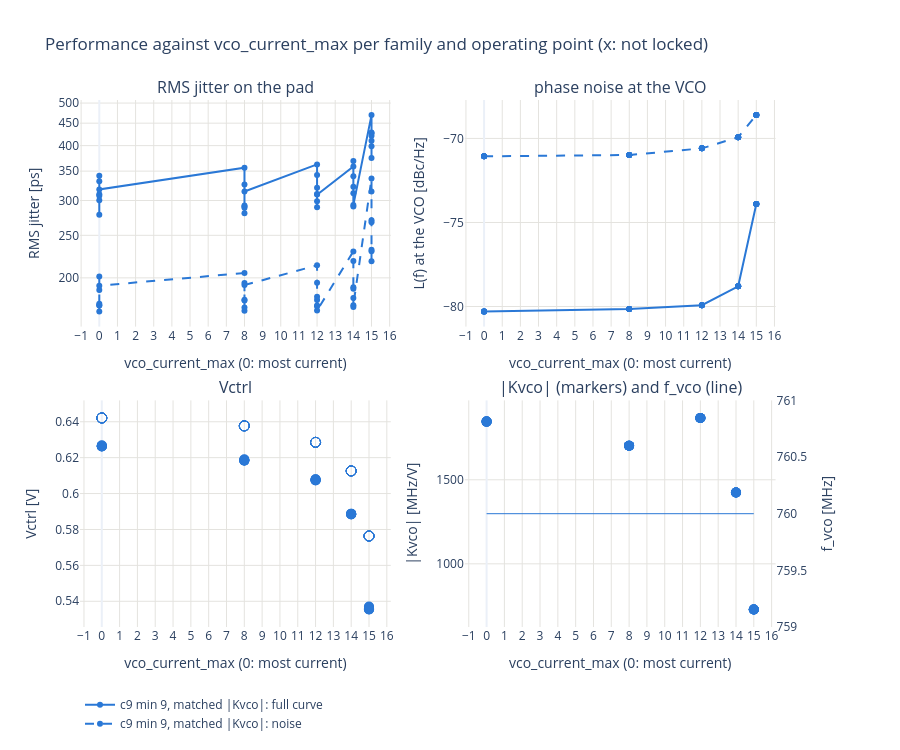

The notebook cell saved with this chart:
### Code cell
# Performance against vco_current_max, one colour per coarse / min family and operating point (within one only the
# max code and the frequency change). Top left: RMS jitter on the pad (solid: full curve, dashed: noise part). Top
# right: the full curve at 10 kHz (solid) and 1 MHz (dashed), referred to the VCO. Bottom left: Vctrl (filled:
# measured, open: predicted by the table). Bottom right: |Kvco| (measured for step 3, else the table's prediction) and
# f_vco of each setting. Table: rank correlation of the jitter with vco_current_max, Vctrl, |Kvco| and f_vco.
FAMILY_COLORS = ["#2a78d6", "#eb6834", "#1baf7a", "#eda100", "#e87ba4", "#4a3aa7"]
fig = make_subplots(rows=2, cols=2, horizontal_spacing=0.1, vertical_spacing=0.14,
                    specs=[[{}, {}], [{}, {"secondary_y": True}]],
                    subplot_titles=("RMS jitter on the pad", "phase noise at the VCO", "Vctrl",
                                    "|Kvco| (markers) and f_vco (line)"))
all_families = all_runs.groupby(FAMILY_COLS, sort=False)
for i, ((op_point, coarse, cur_min), fam_all) in enumerate(all_families):
    color = FAMILY_COLORS[i % len(FAMILY_COLORS)]
    fam = runs[(runs["op_point"] == op_point) & (runs["vco_tune_coarse"] == coarse)
               & (runs["vco_current_min"] == cur_min)]
    label = f"c{coarse:.0f} min {cur_min:.0f}, {op_point}"
    for col, dash, what in (("time_jitter_trace_ps", "solid", "full curve"), ("time_jitter_noise_ps", "dash", "noise")):
        fig.add_scatter(x=fam["vco_current_max"], y=fam[col], mode="lines+markers", name=f"{label}: {what}",
                        legendgroup=label, line=dict(color=color, dash=dash), row=1, col=1,
                        hovertemplate="max %{x}: %{y:.1f} ps<extra>" + f"{label}, {what}" + "</extra>")
    for f, dash in ((1e4, "solid"), (1e6, "dash")):
        fig.add_scatter(x=fam["vco_current_max"], y=fam[f"L_vco_{f:.0e}"], mode="lines+markers", showlegend=False,
                        legendgroup=label, line=dict(color=color, dash=dash), row=1, col=2,
                        hovertemplate="max %{x}: %{y:.1f} dBc/Hz<extra>" + f"{label}, L({f / 1e3:g} kHz)" + "</extra>")
    for col, symbol in (("vctrl_meas", "circle"), ("vctrl_pred", "circle-open")):
        fig.add_scatter(x=fam_all["vco_current_max"], y=fam_all[col], mode="markers", showlegend=False,
                        legendgroup=label, marker=dict(symbol=symbol, size=10, color=color), row=2, col=1,
                        hovertemplate="max %{x}: %{y:.3f} V<extra>" + f"{label}, {col}" + "</extra>")
    fig.add_scatter(x=fam_all["vco_current_max"], y=fam_all["kvco_plot"] / 1e6, mode="markers", showlegend=False,
                    legendgroup=label, row=2, col=2, secondary_y=False,
                    marker=dict(size=10, color=color, symbol=["circle" if l == 1 else "x" for l in fam_all["locked"]]),
                    hovertemplate="max %{x}: %{y:.0f} MHz/V<extra>" + label + "</extra>")
    fig.add_scatter(x=fam_all["vco_current_max"], y=fam_all["f_vco"] / 1e6, mode="lines", showlegend=False,
                    legendgroup=label, line=dict(color=color, width=1), row=2, col=2, secondary_y=True,
                    hovertemplate="max %{x}: %{y:.0f} MHz<extra>" + label + "</extra>")
fig.update_layout(title="Performance against vco_current_max per family and operating point (x: not locked)",
                  template="plotly_white", height=750, legend=dict(orientation="h", y=-0.12))
fig.update_xaxes(title="vco_current_max (0: most current)", dtick=1, gridcolor=GRID)
fig.update_yaxes(gridcolor=GRID)
fig.update_yaxes(title="RMS jitter [ps]", type="log", row=1, col=1)
fig.update_yaxes(title="L(f) at the VCO [dBc/Hz]", row=1, col=2)
fig.update_yaxes(title="Vctrl [V]", row=2, col=1)
fig.update_yaxes(title="|Kvco| [MHz/V]", row=2, col=2, secondary_y=False)
fig.update_yaxes(title="f_vco [MHz]", row=2, col=2, secondary_y=True, showgrid=False)
save(fig, "metrics_vs_current_max")

cols = ["time_jitter_trace_ps", "time_jitter_noise_ps", "time_jitter_spur_ps"] + [f"L_vco_{f:.0e}" for f in L_OFFSETS]
x_cols = ["vco_current_max", "vctrl_pred"] + (["vctrl_meas"] if HAS_SCOPE else []) + ["kvco_plot", "f_vco"]
runs[cols + x_cols].corr(method="spearman").loc[cols, x_cols].round(2)

### Figure 1 — Plotly figure (JSON) as saved in the notebook; plotly's stock layout.template omitted (floating-point values rounded to 4 significant figures)
{"data": [{"hovertemplate": "max %{x}: %{y:.1f} ps<extra>c9 min 9, matched |Kvco|, full curve</extra>", "legendgroup": "c9 min 9, matched |Kvco|", "line": {"color": "#2a78d6", "dash": "solid"}, "mode": "lines+markers", "name": "c9 min 9, matched |Kvco|: full curve", "type": "scatter", "x": [0, 0, 0, 0, 0, 0, 0, 8, 8, 8, 8, 8, 8, 8, 12, 12, 12, 12, 12, 12, 12, 14, 14, 14, 14, 14, 14, 14, 15, 15, 15, 15, 15, 15, 15], "xaxis": "x", "y": [341.4, 331.9, 307.6, 300.5, 309.9, 278.6, 318.0, 356.3, 326.4, 292.1, 288.7, 290.7, 280.7, 314.5, 362.5, 342.9, 320.7, 310.3, 298.8, 289.5, 309.4, 358.7, 369.2, 340.9, 322.6, 290.8, 311.6, 292.9, 469.5, 426.6, 428.6, 421.2, 410.5, 398.8, 374.8], "yaxis": "y"}, {"hovertemplate": "max %{x}: %{y:.1f} ps<extra>c9 min 9, matched |Kvco|, noise</extra>", "legendgroup": "c9 min 9, matched |Kvco|", "line": {"color": "#2a78d6", "dash": "dash"}, "mode": "lines+markers", "name": "c9 min 9, matched |Kvco|: noise", "type": "scatter", "x": [0, 0, 0, 0, 0, 0, 0, 8, 8, 8, 8, 8, 8, 8, 12, 12, 12, 12, 12, 12, 12, 14, 14, 14, 14, 14, 14, 14, 15, 15, 15, 15, 15, 15, 15], "xaxis": "x", "y": [201.5, 187.6, 173.3, 173.1, 167.7, 174.7, 192.0, 205.2, 194.8, 178.4, 177.7, 168.2, 171.3, 192.6, 213.6, 195.1, 178.1, 181.1, 172.4, 173.0, 168.6, 229.8, 218.6, 189.0, 190.3, 171.7, 179.9, 173.3, 336.6, 314.4, 267.7, 270.5, 231.6, 230.0, 218.1], "yaxis": "y"}, {"hovertemplate": "max %{x}: %{y:.1f} dBc/Hz<extra>c9 min 9, matched |Kvco|, L(10 kHz)</extra>", "legendgroup": "c9 min 9, matched |Kvco|", "line": {"color": "#2a78d6", "dash": "solid"}, "mode": "lines+markers", "showlegend": false, "type": "scatter", "x": [0, 0, 0, 0, 0, 0, 0, 8, 8, 8, 8, 8, 8, 8, 12, 12, 12, 12, 12, 12, 12, 14, 14, 14, 14, 14, 14, 14, 15, 15, 15, 15, 15, 15, 15], "xaxis": "x2", "y": [-80.3, -80.3, -80.3, -80.3, -80.3, -80.3, -80.3, -80.14, -80.14, -80.14, -80.14, -80.14, -80.14, -80.14, -79.92, -79.92, -79.92, -79.92, -79.92, -79.92, -79.92, -78.8, -78.8, -78.8, -78.8, -78.8, -78.8, -78.8, -73.9, -73.9, -73.9, -73.9, -73.9, -73.9, -73.9], "yaxis": "y2"}, {"hovertemplate": "max %{x}: %{y:.1f} dBc/Hz<extra>c9 min 9, matched |Kvco|, L(1000 kHz)</extra>", "legendgroup": "c9 min 9, matched |Kvco|", "line": {"color": "#2a78d6", "dash": "dash"}, "mode": "lines+markers", "showlegend": false, "type": "scatter", "x": [0, 0, 0, 0, 0, 0, 0, 8, 8, 8, 8, 8, 8, 8, 12, 12, 12, 12, 12, 12, 12, 14, 14, 14, 14, 14, 14, 14, 15, 15, 15, 15, 15, 15, 15], "xaxis": "x2", "y": [-71.07, -71.07, -71.07, -71.07, -71.07, -71.07, -71.07, -70.98, -70.98, -70.98, -70.98, -70.98, -70.98, -70.98, -70.59, -70.59, -70.59, -70.59, -70.59, -70.59, -70.59, -69.93, -69.93, -69.93, -69.93, -69.93, -69.93, -69.93, -68.61, -68.61, -68.61, -68.61, -68.61, -68.61, -68.61], "yaxis": "y2"}, {"hovertemplate": "max %{x}: %{y:.3f} V<extra>c9 min 9, matched |Kvco|, vctrl_meas</extra>", "legendgroup": "c9 min 9, matched |Kvco|", "marker": {"color": "#2a78d6", "size": 10, "symbol": "circle"}, "mode": "markers", "showlegend": false, "type": "scatter", "x": [0, 0, 0, 0, 0, 0, 0, 8, 8, 8, 8, 8, 8, 8, 12, 12, 12, 12, 12, 12, 12, 14, 14, 14, 14, 14, 14, 14, 15, 15, 15, 15, 15, 15, 15], "xaxis": "x3", "y": [0.6263, 0.6265, 0.6263, 0.6264, 0.6266, 0.6269, 0.6262, 0.6188, 0.6185, 0.6191, 0.6184, 0.6184, 0.6183, 0.6186, 0.6072, 0.6077, 0.608, 0.6075, 0.608, 0.6075, 0.6076, 0.5888, 0.5883, 0.5885, 0.5886, 0.5886, 0.5887, 0.5885, 0.536, 0.5369, 0.537, 0.5361, 0.5356, 0.5355, 0.5355], "yaxis": "y3"}, {"hovertemplate": "max %{x}: %{y:.3f} V<extra>c9 min 9, matched |Kvco|, vctrl_pred</extra>", "legendgroup": "c9 min 9, matched |Kvco|", "marker": {"color": "#2a78d6", "size": 10, "symbol": "circle-open"}, "mode": "markers", "showlegend": false, "type": "scatter", "x": [0, 0, 0, 0, 0, 0, 0, 8, 8, 8, 8, 8, 8, 8, 12, 12, 12, 12, 12, 12, 12, 14, 14, 14, 14, 14, 14, 14, 15, 15, 15, 15, 15, 15, 15], "xaxis": "x3", "y": [0.6421, 0.6421, 0.6421, 0.6421, 0.6421, 0.6421, 0.6421, 0.6377, 0.6377, 0.6377, 0.6377, 0.6377, 0.6377, 0.6377, 0.6285, 0.6285, 0.6285, 0.6285, 0.6285, 0.6285, 0.6285, 0.6126, 0.6126, 0.6126, 0.6126, 0.6126, 0.6126, 0.6126, 0.5763, 0.5763, 0.5763, 0.5763, 0.5763, 0.5763, 0.5763], "yaxis": "y3"}, {"hovertemplate": "max %{x}: %{y:.0f} MHz/V<extra>c9 min 9, matched |Kvco|</extra>", "legendgroup": "c9 min 9, matched |Kvco|", "marker": {"color": "#2a78d6", "size": 10, "symbol": ["circle", "circle", "circle", "circle", "circle", "circle", "circle", "circle", "circle", "circle", "circle", "circle", "circle", "circle", "circle", "circle", "circle", "circle", "circle", "circle", "circle", "circle", "circle", "circle", "circle", "circle", "circle", "circle", "circle", "circle", "circle", "circle", "circle", "circle", "circle"]}, "mode": "markers", "showlegend": false, "type": "scatter", "x": [0, 0, 0, 0, 0, 0, 0, 8, 8, 8, 8, 8, 8, 8, 12, 12, 12, 12, 12, 12, 12, 14, 14, 14, 14, 14, 14, 14, 15, 15, 15, 15, 15, 15, 15], "xaxis": "x4", "y": [1846.0, 1846.0, 1846.0, 1846.0, 1846.0, 1846.0, 1846.0, 1702.0, 1702.0, 1702.0, 1702.0, 1702.0, 1702.0, 1702.0, 1868.0, 1868.0, 1868.0, 1868.0, 1868.0, 1868.0, 1868.0, 1424.0, 1424.0, 1424.0, 1424.0, 1424.0, 1424.0, 1424.0, 728.8, 728.8, 728.8, 728.8, 728.8, 728.8, 728.8], "yaxis": "y4"}, {"hovertemplate": "max %{x}: %{y:.0f} MHz<extra>c9 min 9, matched |Kvco|</extra>", "legendgroup": "c9 min 9, matched |Kvco|", "line": {"color": "#2a78d6", "width": 1}, "mode": "lines", "showlegend": false, "type": "scatter", "x": [0, 0, 0, 0, 0, 0, 0, 8, 8, 8, 8, 8, 8, 8, 12, 12, 12, 12, 12, 12, 12, 14, 14, 14, 14, 14, 14, 14, 15, 15, 15, 15, 15, 15, 15], "xaxis": "x4", "y": [760.0, 760.0, 760.0, 760.0, 760.0, 760.0, 760.0, 760.0, 760.0, 760.0, 760.0, 760.0, 760.0, 760.0, 760.0, 760.0, 760.0, 760.0, 760.0, 760.0, 760.0, 760.0, 760.0, 760.0, 760.0, 760.0, 760.0, 760.0, 760.0, 760.0, 760.0, 760.0, 760.0, 760.0, 760.0], "yaxis": "y5"}], "layout": {"annotations": [{"font": {"size": 16}, "showarrow": false, "text": "RMS jitter on the pad", "x": 0.21, "xanchor": "center", "xref": "paper", "y": 1, "yanchor": "bottom", "yref": "paper"}, {"font": {"size": 16}, "showarrow": false, "text": "phase noise at the VCO", "x": 0.73, "xanchor": "center", "xref": "paper", "y": 1, "yanchor": "bottom", "yref": "paper"}, {"font": {"size": 16}, "showarrow": false, "text": "Vctrl", "x": 0.21, "xanchor": "center", "xref": "paper", "y": 0.43, "yanchor": "bottom", "yref": "paper"}, {"font": {"size": 16}, "showarrow": false, "text": "|Kvco| (markers) and f_vco (line)", "x": 0.73, "xanchor": "center", "xref": "paper", "y": 0.43, "yanchor": "bottom", "yref": "paper"}], "height": 750, "legend": {"orientation": "h", "y": -0.12}, "title": {"text": "Performance against vco_current_max per family and operating point (x: not locked)"}, "xaxis": {"anchor": "y", "domain": [0, 0.42], "dtick": 1, "gridcolor": "#e4e3df", "title": {"text": "vco_current_max (0: most current)"}}, "xaxis2": {"anchor": "y2", "domain": [0.52, 0.94], "dtick": 1, "gridcolor": "#e4e3df", "title": {"text": "vco_current_max (0: most current)"}}, "xaxis3": {"anchor": "y3", "domain": [0, 0.42], "dtick": 1, "gridcolor": "#e4e3df", "title": {"text": "vco_current_max (0: most current)"}}, "xaxis4": {"anchor": "y4", "domain": [0.52, 0.94], "dtick": 1, "gridcolor": "#e4e3df", "title": {"text": "vco_current_max (0: most current)"}}, "yaxis": {"anchor": "x", "domain": [0.57, 1], "gridcolor": "#e4e3df", "title": {"text": "RMS jitter [ps]"}, "type": "log"}, "yaxis2": {"anchor": "x2", "domain": [0.57, 1], "gridcolor": "#e4e3df", "title": {"text": "L(f) at the VCO [dBc/Hz]"}}, "yaxis3": {"anchor": "x3", "domain": [0, 0.43], "gridcolor": "#e4e3df", "title": {"text": "Vctrl [V]"}}, "yaxis4": {"anchor": "x4", "domain": [0, 0.43], "gridcolor": "#e4e3df", "title": {"text": "|Kvco| [MHz/V]"}}, "yaxis5": {"anchor": "x4", "gridcolor": "#e4e3df", "overlaying": "y4", "showgrid": false, "side": "right", "title": {"text": "f_vco [MHz]"}}}}
